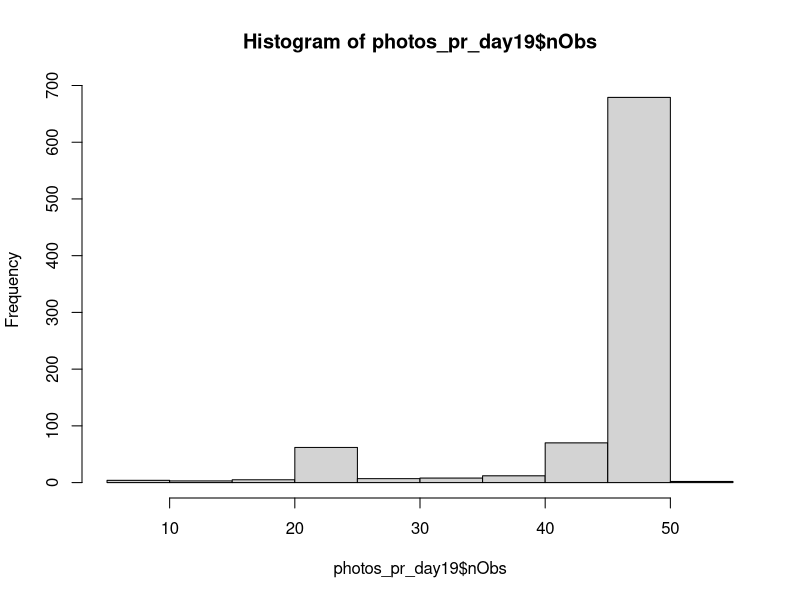

Write the R code that produced this figure.
#===========================================================================#
# script0c_head_data_file_take2.R
#
# Show that file structures are equivalent
# 1. Load 2019 and 2020 data sets
# 2. Observations, time period and time interval
#
#===========================================================================#

library(tidyverse)

#-- 1. Load 2019 and 2020 data sets ------------------------------------------

allsites19 <- read_csv("./data/allsites_y19.csv")
allsites19$cal_date <-as.Date(allsites19$datetime) 
allsites19

# A tibble: 38,202 x 6
# datetime            pest_nmbr pest_dif reviewed event site     
#   <dttm>                  <dbl>    <dbl> <chr>    <chr> <chr>    
# 1 2019-04-26 13:56:00         7        7 Yes      NA    UCKearney
# 2 2019-04-26 14:56:00         7        0 Yes      NA    UCKearney

allsites20 <- read_csv("./data/allsites_y20.csv")
allsites20$cal_date <-as.Date(allsites20$datetime) 
allsites20


allsites20
# A tibble: 31,726 x 6
#   datetime            pest_nmbr pest_dif reviewed event site      
#   <dttm>                  <dbl>    <dbl> <chr>    <chr> <chr>     
# 1 2020-04-22 03:18:00         5        4 Yes      NA    mikewoolf1
# 2 2020-04-22 05:02:00         7        2 Yes      NA    mikewoolf1


alltemps19 <- read_csv("./data/trapview_temps_degf_y19.csv")
alltemps19
# A tibble: 18,969 x 6
#   site      Date_time           degf_avg degf_lo degf_hi rh_avg
#   <chr>     <dttm>                 <dbl>   <dbl>   <dbl>  <dbl>
# 1 UCKearney 2019-05-16 17:00:00     56.1    55.4    56.8   83.0
# 2 UCKearney 2019-05-16 18:00:00     57.5    56.1    58.6   81.7
# 3 UCKearney 2019-05-16 19:00:00     55.0    53.8    56.8   90.4

alltemps20 <- read_csv("./data/trapview_temps_degf_y20.csv")
alltemps20
# A tibble: 17,580 x 6
#   Date_time           degf_avg degf_lo degf_hi rh_avg site 
#   <dttm>                 <dbl>   <dbl>   <dbl>  <dbl> <chr>
# 1 2020-04-22 02:00:00     51.5    50.2    52.5   90.3 MWT1 
# 2 2020-04-22 03:00:00     49.5    48.9    49.8   93.8 MWT1 
# 3 2020-04-22 04:00:00     49.7    48.9    50.4   94.2 MWT1 

#-- 2. Observations, time period and time interval  ---------------------------

### Get overall date range for both years

ovrvw_events19 <- allsites19 %>%
  group_by(site) %>% 
  summarise(nObs = sum(!is.na(pest_dif)),
            min_date = as.Date(min(datetime)),
            max_date = as.Date(max(datetime)))
ovrvw_events19
# A tibble: 5 x 4
#   site         nObs min_date   max_date  
#   <chr>       <int> <date>     <date>    
# 1 MWoolf_east  6274 2019-06-04 2019-10-31
# 2 MWoolf_west  7525 2019-05-22 2019-10-31
# 3 Perez        7099 2019-06-03 2019-11-04
# 4 UCKearney    8244 2019-04-26 2019-11-04
# 5 usda         9056 2019-04-24 2019-10-31

ovrvw_events20 <- allsites20 %>% 
  group_by(site) %>% 
  summarise(nObs = sum(!is.na(pest_dif)),
            min_date = as.Date(min(datetime)),
            max_date = as.Date(max(datetime)))
ovrvw_events20
# A tibble: 5 x 4
# site        nObs min_date   max_date  
#   <chr>      <int> <date>     <date>    
# 1 mikewoolf1  5337 2020-04-22 2020-09-22
# 2 mikewoolf2  7736 2020-03-12 2020-09-22
# 3 mikewoolf3  6782 2020-04-21 2020-09-22
# 4 mikewoolf4  8215 2020-03-06 2020-09-22
# 5 mikewoolf5  3656 2020-07-07 2020-09-22

### Determine photos per hour/photos per day/interval between photos

photos_pr_day19 <- allsites19 %>%
  group_by(site,cal_date) %>% 
  summarise(nObs = sum(!is.na(pest_dif)))
photos_pr_day19
# A tibble: 852 x 3
# Groups:   site [5]
# site        cal_date    nObs
#   <chr>       <date>     <int>
# 1 MWoolf_east 2019-06-04     7
# 2 MWoolf_east 2019-06-05    23

hist(photos_pr_day19$nObs)
  # Shows that 24 and 48 are strongly modal

photos_pr_day19 %>% 
  group_by(nObs) %>% 
  summarise(events = n()) %>% 
  filter(events > 20)
# A tibble: 6 x 2
# nObs events
#   <int>  <int>
# 1    24     34
# 2    44     21
# 3    46     30
# 4    47    134
# 5    48    414
# 6    49     90
     
# To examine timing, select days with 47-49 camera events. 
photos_30_min_yr19 <- photos_pr_day19[photos_pr_day19$nObs >= 47 & photos_pr_day19$nObs <= 49, ]
photos_30_min_yr19
# A tibble: 638 x 3
# Groups:   site [5]
# site        cal_date    nObs
#   <chr>       <date>     <int>
# 1 MWoolf_east 2019-06-15    47
# 2 MWoolf_east 2019-06-16    47

### Doing a left_join merger on photos_30_min_yr19[,1:2] gives 2019 obs
### with photos at 30 minute intervals